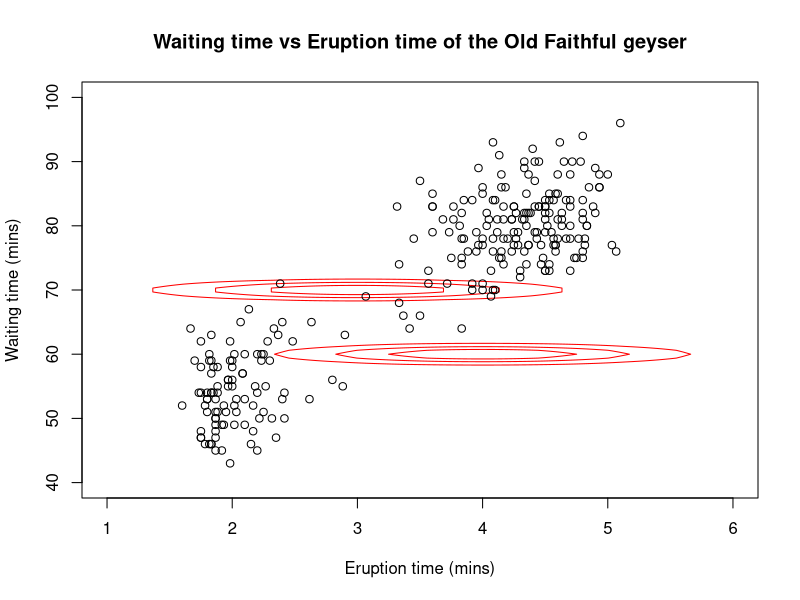
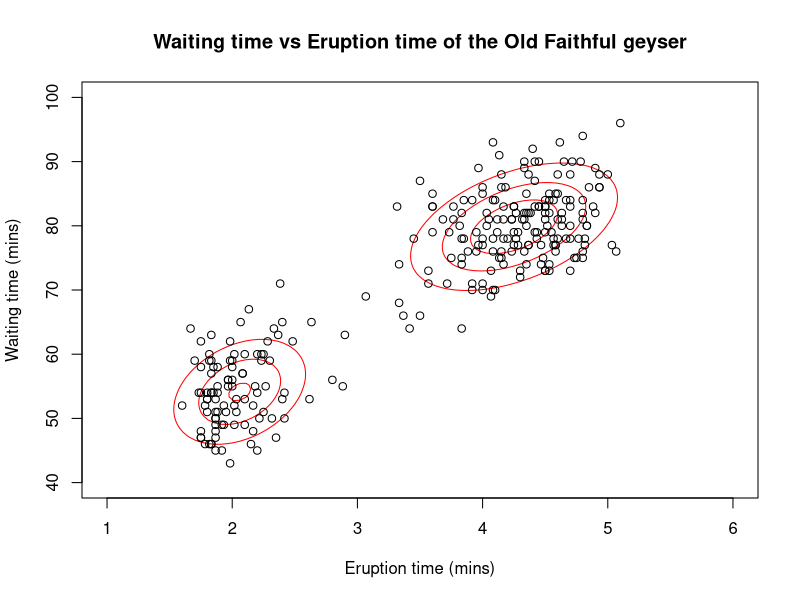
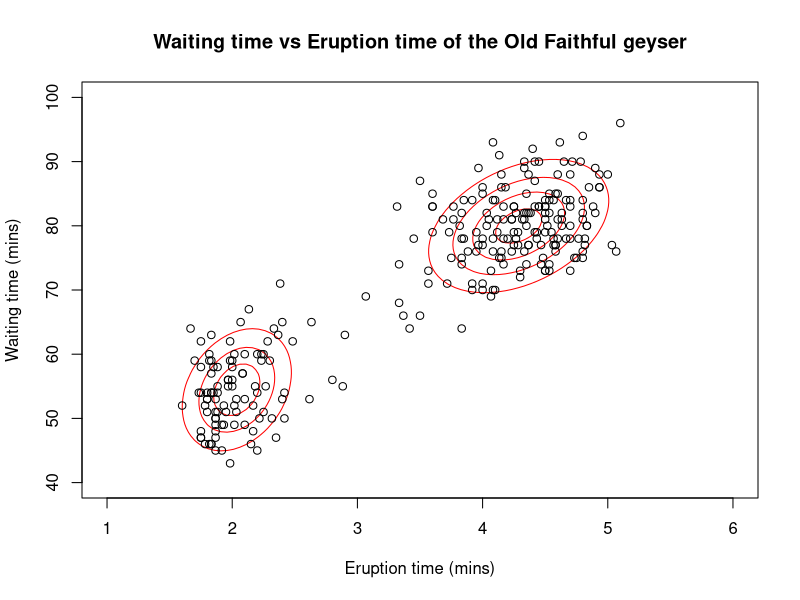
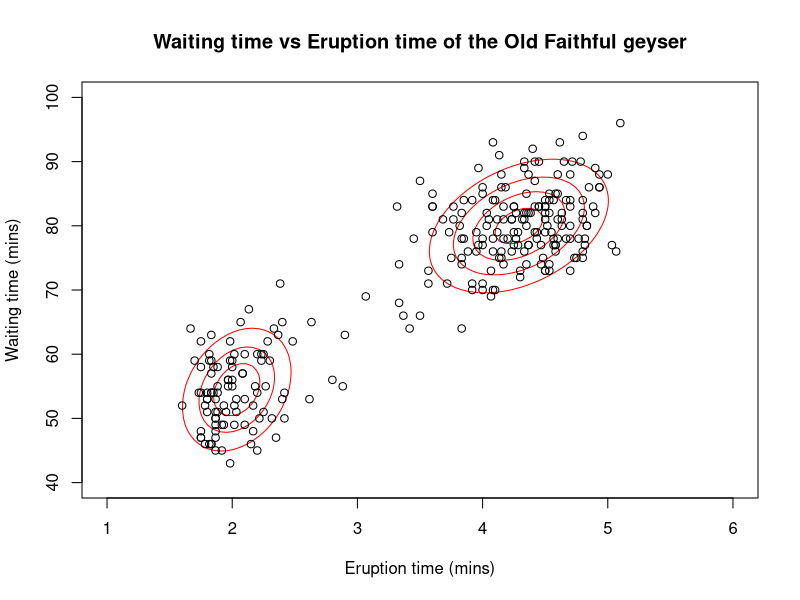
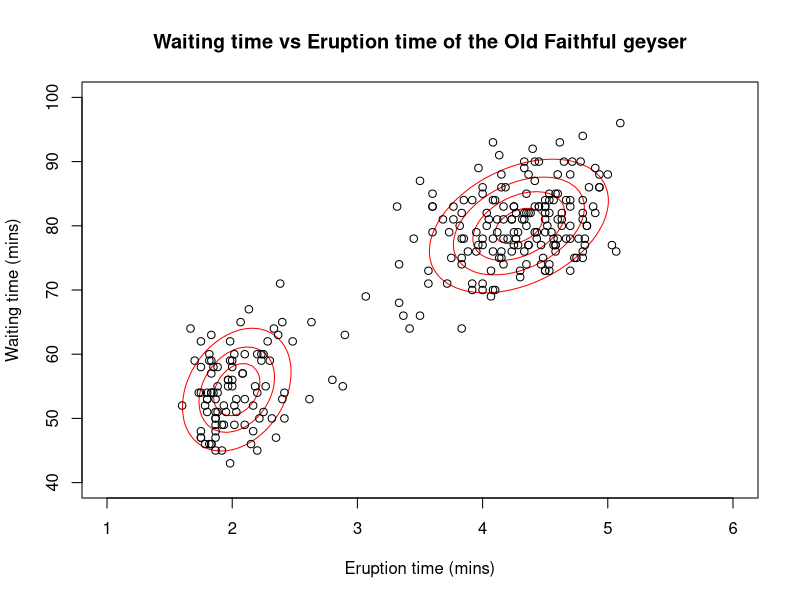
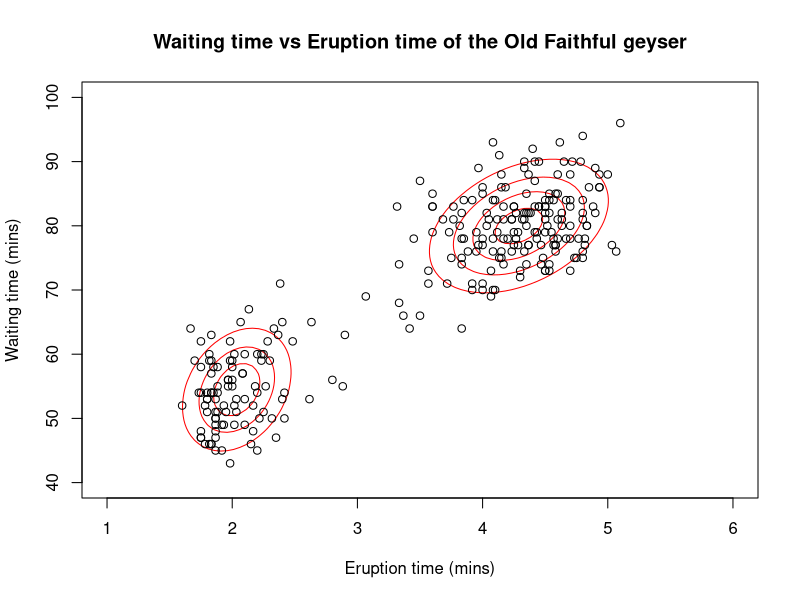
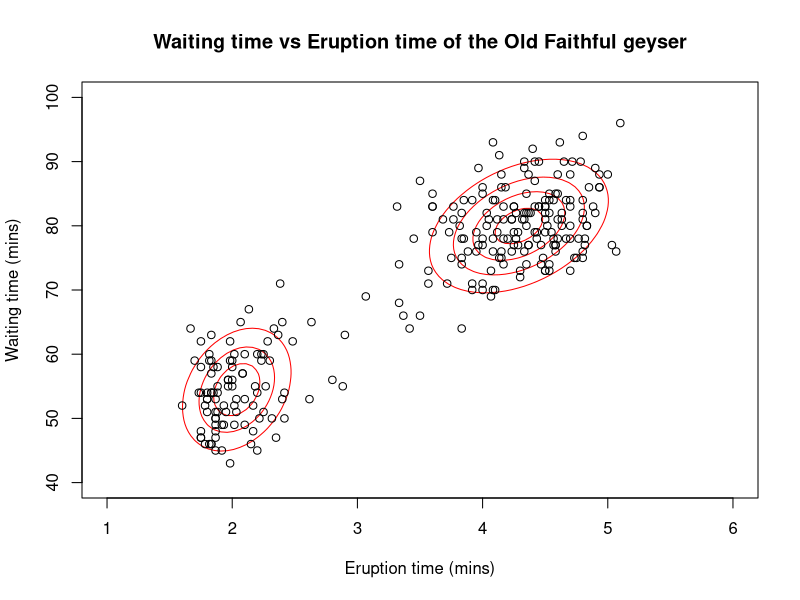
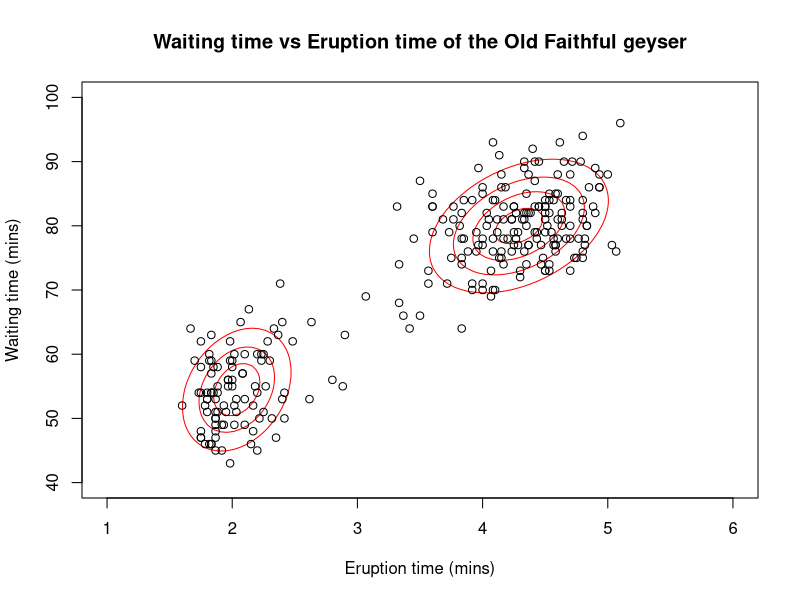

Here is the R script that generated these plots, in order:
#load library for multivariate normal
library(mvtnorm)
#load Old Faithful data frame
data(faithful)

#setup grid for plotting
xpts <- seq(from=1,to=6,length.out=100)
ypts <- seq(from=40,to=100,length.out=100)

#initial parameter estimates (chosen to be deliberately bad)
theta <- list(
  tau=c(0.5,0.5),
  mu1=c(4,60),
  mu2=c(3,70),
  sigma1=matrix(c(1,0,0,1),ncol=2),
  sigma2=matrix(c(1,0,0,1),ncol=2)
)

#E step: calculates conditional probabilities for latent variables
E.step <- function(theta)
  t(apply(cbind(
    theta$tau[1] * dmvnorm(faithful,mean=theta$mu1,sigma=theta$sigma1),
    theta$tau[2] * dmvnorm(faithful,mean=theta$mu2,sigma=theta$sigma2)
  ),1,function(x) x/sum(x)))
#M step: calculates the parameter estimates which maximise Q
M.step <- function(T) list(
  tau= apply(T,2,mean),
  mu1= apply(faithful,2,weighted.mean,T[,1]),
  mu2= apply(faithful,2,weighted.mean,T[,2]),
  sigma1= cov.wt(faithful,T[,1])$cov,
  sigma2= cov.wt(faithful,T[,2])$cov)

#function to plot current data
plot.em <- function(theta){
  mixture.contour <- outer(xpts,ypts,function(x,y) {
    theta$tau[1]*dmvnorm(cbind(x,y),mean=theta$mu1,sigma=theta$sigma1) + theta$tau[2]*dmvnorm(cbind(x,y),mean=theta$mu2,sigma=theta$sigma2)
  })
  contour(xpts,ypts,mixture.contour,nlevels=5,drawlabel=FALSE,col="red",xlab="Eruption time (mins)",ylab="Waiting time (mins)",main="Waiting time vs Eruption time of the Old Faithful geyser")
  points(faithful)
}

#plot initial contours
iter <- 1
png(filename=paste("em",formatC(iter,width=4,flag="0"),".png",sep=""))
plot.em(theta)
dev.off()

#run EM and plot
for (iter in 2:10){
  T <- E.step(theta)
  theta <- M.step(T)
  png(filename=paste("em",formatC(iter,width=4,flag="0"),".png",sep=""))
  plot.em(theta)
  dev.off()
}
